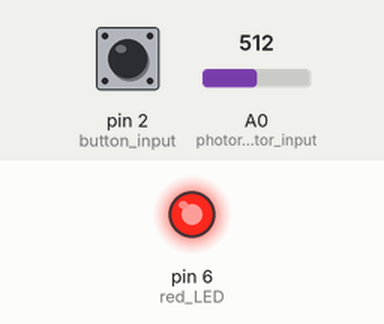
A sketch run on a simulated Arduino Uno, built with avr-gcc and run on an emulated ATmega328P. Shown: output pins drawn as LEDs (lit = HIGH). The test bench sets the inputs (shaded band); at power-on: pin 2 (button_input) HIGH, A0 (photoresistor_input) = 512. What the sketch prints to the serial monitor is not drawn.

Above: at 1.2 s.
1.3 s: pin 2 (button_input) pulled LOW for 0.15 s
At 1.42 s:
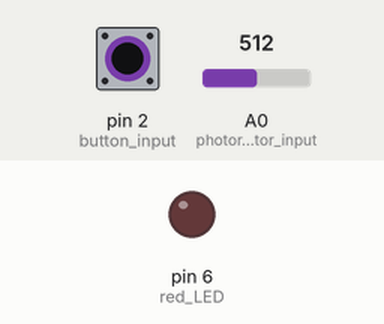
3.0 s: A0 (photoresistor_input) set to 900
At 3.8 s:
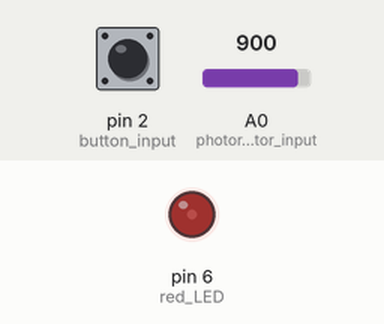
4.5 s: A0 (photoresistor_input) set to 1023
At 4.9 s:
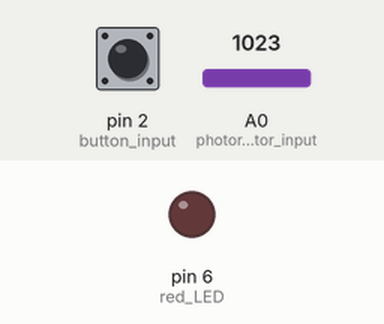
6.0 s: pin 2 (button_input) pulled LOW for 0.15 s
At 6.12 s:
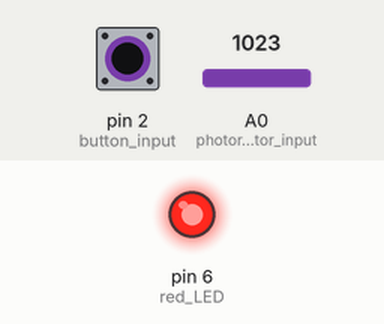
7.7 s: A0 (photoresistor_input) set to 1009
9.2 s: A0 (photoresistor_input) set to 982
At 9.6 s:
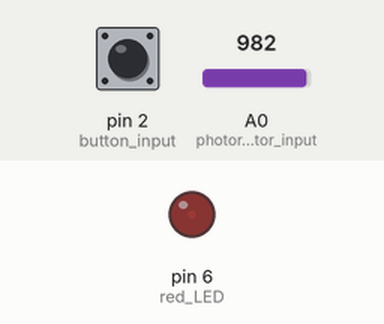
Timing chart, 0 to 11.7 s (numbered marks = the images above; inputs shaded):
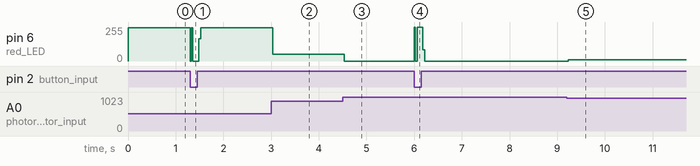

The sketch:

Arduino_Program.ino
```cpp
int lightInput; // photoresistor input
bool buttonInput; // push button input
int movingArray[5] = {0, 0, 0, 0, 0}; // array for storing photoresistor inputs
int average; // average recent photoresistor inputs
double output; // output for PWM
bool lightState = false; // state of light in surrounding environment

// upper and lower boundaries for detecting amount of light in surrounding area, can be modified depending on the surrounding area
int upperBoundary = 200;
int lowerBoundary = 100;


void setup() {
  // put your setup code here, to run once:
  pinMode(A0, INPUT); // photoresistor input
  pinMode(2, INPUT); // button input
  pinMode(6, OUTPUT); // red LED
  Serial.begin(9600);
}

void loop() {
  // put your main code here, to run repeatedly:

  // take inputs from circuit
  buttonInput = digitalRead(2);
  lightInput = analogRead(A0);

  // move array values down by one spot and change first to new input value
  for (int i = 4; i > 0; i--) {
    movingArray[i] = movingArray[i - 1];
  }
  movingArray[0] = lightInput;

  // calculate average of array
  for (int i = 0; i < 5; i++) {
    average = movingArray[i];
  }
  average = average/5;

  // check for red LED to be on completely, off completely, or to calculate output lighting
  if (average <= lowerBoundary) {
    analogWrite(6, 255);
    lightState = true;
  }
  else if (average >= upperBoundary) {
    analogWrite(6, 0);
    lightState = false;
  }
  else {
    output = 255 - 255*(average - lowerBoundary)/(upperBoundary - lowerBoundary);
    analogWrite(6, output);
    lightState = true;
  }

  // check if button has been pushed
  if (buttonInput == LOW) {
    // check state of light in surroudings
    if (lightState == true) {
      digitalWrite(6, LOW);
    }
    else{
      digitalWrite(6, HIGH);
    }
  }

  // output inputs from button and light detection to serial monitor
  Serial.println(buttonInput);
  Serial.println(average);
}
```

Measured:
- the behaviour switches between 1000 and 999 on A0 (photoresistor_input) (found by bisection; images 4 and 5)
- after the input at 1.3 s, pin 6 (red_LED): 250/255 → 0/255 at once, → 250/255 0.18 s later
- after the input at 3.0 s, pin 6 (red_LED): 250/255 → 51/255 at once
- after the input at 4.5 s, pin 6 (red_LED): 51/255 → 0/255 at once
- after the input at 6.0 s, pin 6 (red_LED): 0/255 → 255/255 at once, → 0/255 0.18 s later
- after the input at 9.2 s, pin 6 (red_LED): 0/255 → 11/255 at once
